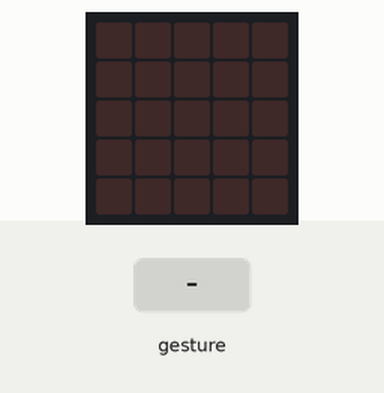
A program run on a simulated BBC micro:bit (MakeCode). Parts: the board's 5×5 LED display. The test bench sets the inputs (shaded band). A tilt is held for 1.5 s and a shake lasts 1 s, then the board lies face up again.

Above: at 1.2 s.
1.3 s: gesture 'tilt left'
At 1.8 s:
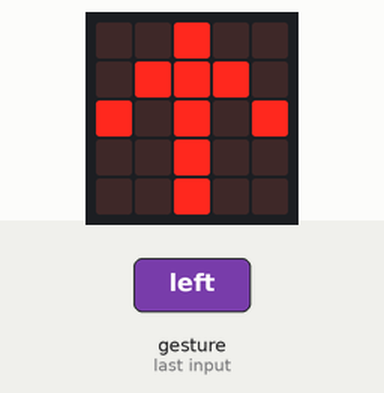
At 6.5 s:
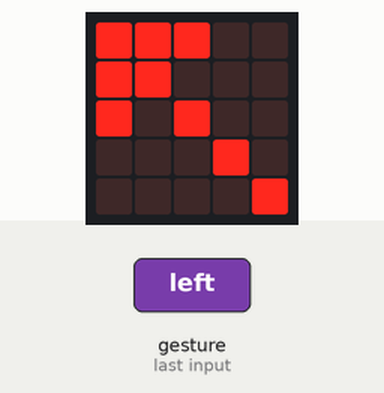
7.1 s: gesture 'tilt right'
At 12.4 s:
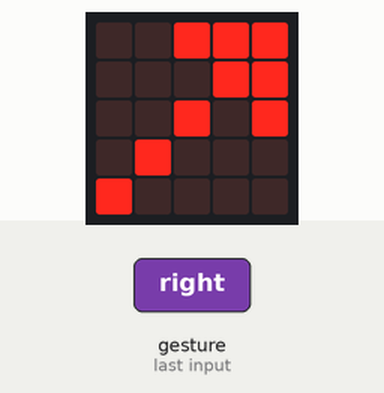
Timing chart, 0 to 13.9 s (numbered marks = the images above; inputs shaded):
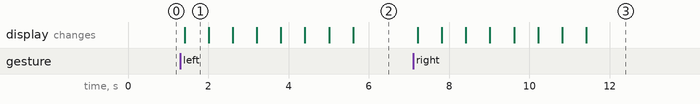

Measured:
- after the input at 1.3 s, the display: changes after 0.11 s (image 1)
- after the input at 7.1 s, the display: first changes after 0.12 s (image 3 shows a later state)
- what the display in image 1 shows lasts 0.6 s, from 1.4 s to 2.0 s

The program:

main.ts
```typescript
basic.forever(function () {
    if (input.isGesture(Gesture.TiltLeft)) {
        basic.showArrow(ArrowNames.North)
        basic.showArrow(ArrowNames.NorthEast)
        basic.showArrow(ArrowNames.East)
        basic.showArrow(ArrowNames.SouthEast)
        basic.showArrow(ArrowNames.South)
        basic.showArrow(ArrowNames.SouthWest)
        basic.showArrow(ArrowNames.West)
        basic.showArrow(ArrowNames.NorthWest)
    }
    if (input.isGesture(Gesture.TiltRight)) {
        basic.showArrow(ArrowNames.North)
        basic.showArrow(ArrowNames.NorthWest)
        basic.showArrow(ArrowNames.West)
        basic.showArrow(ArrowNames.SouthWest)
        basic.showArrow(ArrowNames.South)
        basic.showArrow(ArrowNames.SouthEast)
        basic.showArrow(ArrowNames.East)
        basic.showArrow(ArrowNames.NorthEast)
    }
})
```

test.ts
```typescript
// aquí va el archivo "tests"; esto no se compilará cuando este paquete se utilice como una extensión.
```
